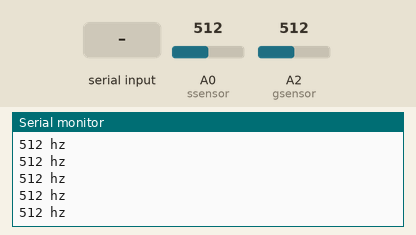
Recording of a sketch running on a simulated Arduino Uno, built with avr-gcc and run on an emulated ATmega328P. Parts: the last lines printed to the serial monitor. The test bench sets the inputs (shaded band); at power-on: A2 (gsensor) = 512, A0 (ssensor) = 512.

Above: at 1.2 s.
1.3 s: "1" received over Serial
At 1.56 s:
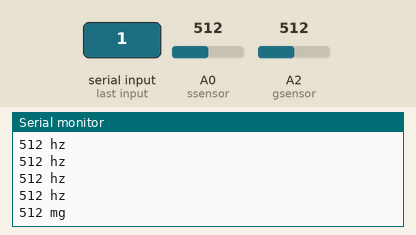
3.3 s: A2 (gsensor) set to 716
At 3.36 s:
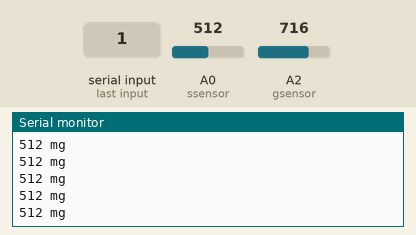
4.8 s: A2 (gsensor) set to 900
At 4.97 s:
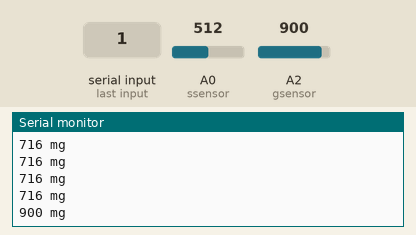
Timing chart, 0 to 7.8 s (numbered marks = the images above; inputs shaded):
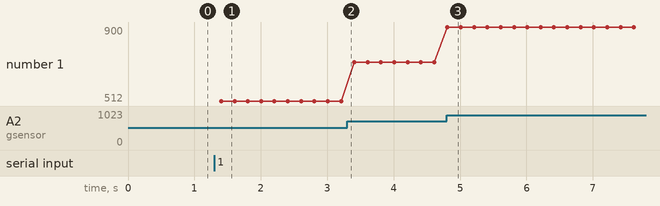

The sketch:

gas_leakage_check.ino
```cpp
int ssensor=A0;
int gsensor=A2;
int gas_value;
int sound_value;
void setup()
{

pinMode(ssensor,INPUT);
pinMode(gsensor,INPUT);
Serial.begin(9600);

}

void loop()
{
  char b,a;
while(1)
{
gas_value=analogRead(gsensor);
sound_value=analogRead(ssensor);
if(Serial.available())
{
  a=Serial.read();
  if(a=='1')
  b=1;
  else if(a=='2')
  b=2;
}
if(b==1)
{
Serial.print(gas_value);
Serial.println(" mg");
}
if(b==2)
{
Serial.print(sound_value,DEC);
Serial.println(" hz");
}
delay(200);
}
}
```

Measured:
- after the input at 1.3 s, the serial monitor: prints a new line after 0.10 s (image 1)
- after the input at 4.8 s, the serial monitor: prints a new line at once (image 3)
- plotted number 1: 512 → 716 after the input at 3.3 s, 716 → 900 after the input at 4.8 s
